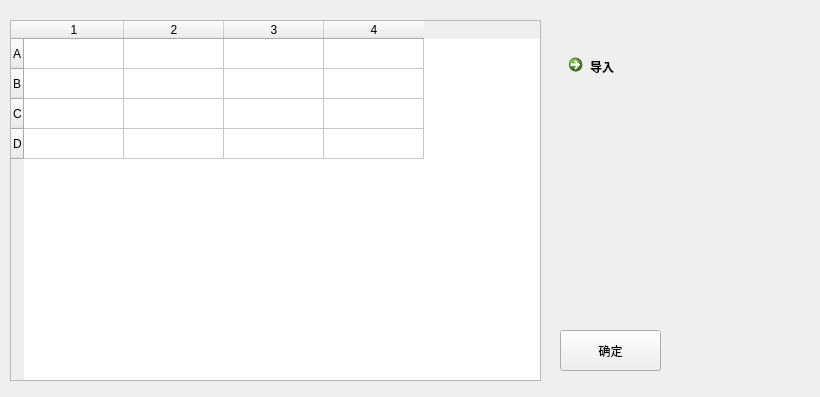
<?xml version="1.0" encoding="UTF-8"?>
<ui version="4.0">
 <class>name</class>
 <widget class="QWidget" name="name">
  <property name="geometry">
   <rect>
    <x>0</x>
    <y>0</y>
    <width>820</width>
    <height>397</height>
   </rect>
  </property>
  <property name="windowTitle">
   <string>Form</string>
  </property>
  <widget class="QTableWidget" name="tableWidget">
   <property name="geometry">
    <rect>
     <x>10</x>
     <y>20</y>
     <width>531</width>
     <height>361</height>
    </rect>
   </property>
   <row>
    <property name="text">
     <string>A</string>
    </property>
   </row>
   <row>
    <property name="text">
     <string>B</string>
    </property>
   </row>
   <row>
    <property name="text">
     <string>C</string>
    </property>
   </row>
   <row>
    <property name="text">
     <string>D</string>
    </property>
   </row>
   <column>
    <property name="text">
     <string>1</string>
    </property>
   </column>
   <column>
    <property name="text">
     <string>2</string>
    </property>
   </column>
   <column>
    <property name="text">
     <string>3</string>
    </property>
   </column>
   <column>
    <property name="text">
     <string>4</string>
    </property>
   </column>
  </widget>
  <widget class="QPushButton" name="pushButton_2">
   <property name="geometry">
    <rect>
     <x>560</x>
     <y>330</y>
     <width>101</width>
     <height>41</height>
    </rect>
   </property>
   <property name="text">
    <string>确定</string>
   </property>
  </widget>
  <widget class="QCommandLinkButton" name="commandLinkButton">
   <property name="geometry">
    <rect>
     <x>561</x>
     <y>47</y>
     <width>201</width>
     <height>51</height>
    </rect>
   </property>
   <property name="text">
    <string>导入</string>
   </property>
  </widget>
 </widget>
 <resources/>
 <connections/>
</ui>
